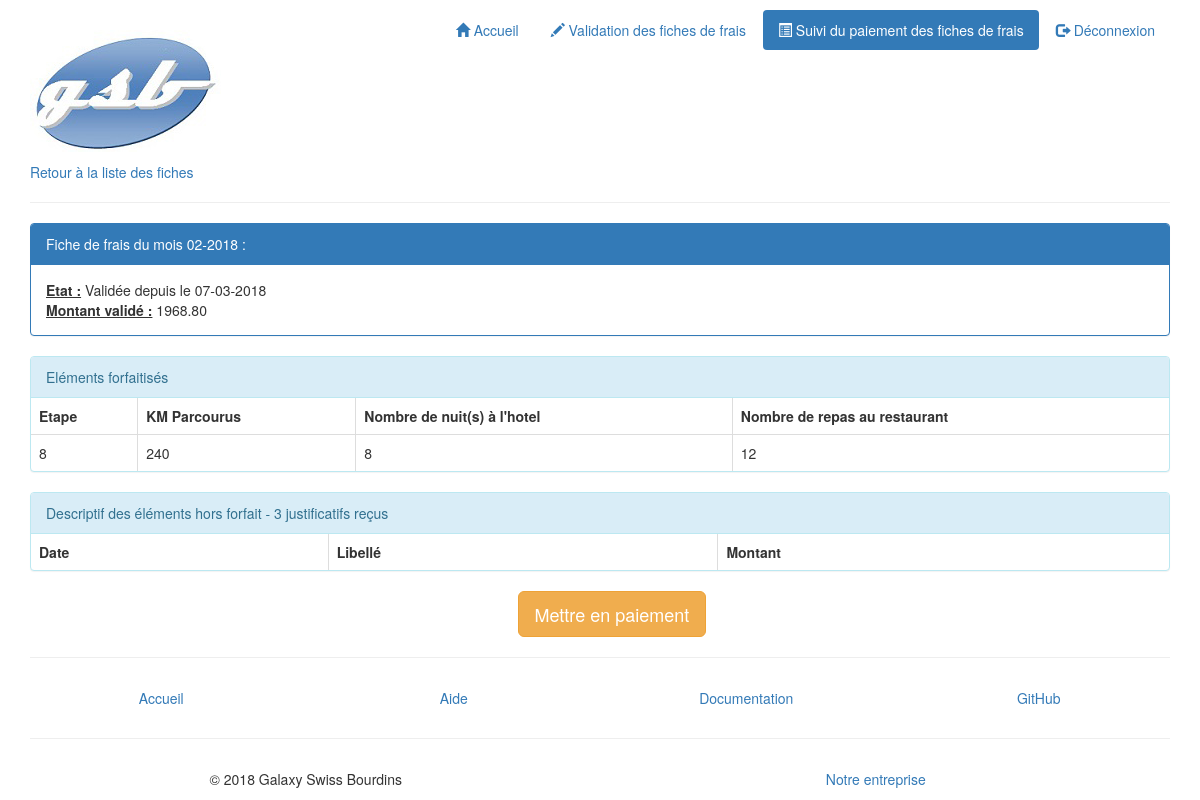
/index.php?uc=suivreFicheFrais&action=afficherFiche&idVisiteur=3&mois=201802 (signed in), run on the app's committed database.
### tables this page shows
CREATE TABLE IF NOT EXISTS `pageuser` (
  `id` int(11) NOT NULL AUTO_INCREMENT,
  `uc` varchar(40) DEFAULT NULL,
  `idtypeuser` int(11) DEFAULT NULL,
  `libelle` varchar(40) DEFAULT NULL,
  `icon` varchar(30) DEFAULT NULL,
  PRIMARY KEY (`id`),
  KEY `idtypeuser` (`idtypeuser`)
);

CREATE TABLE IF NOT EXISTS `fichefrais` (
  `iduser` int(11) NOT NULL,
  `mois` char(6) NOT NULL,
  `nbjustificatifs` int(11) DEFAULT NULL,
  `montantvalide` decimal(10,2) DEFAULT NULL,
  `datemodif` date DEFAULT NULL,
  `idetat` char(2) DEFAULT 'CR',
  `idcomptable` int(11) DEFAULT NULL,
  PRIMARY KEY (`iduser`,`mois`),
  KEY `idetat` (`idetat`),
  KEY `fk_idcomptable_user` (`idcomptable`)
);

CREATE TABLE IF NOT EXISTS `etat` (
  `id` char(2) NOT NULL,
  `libelle` varchar(30) DEFAULT NULL,
  PRIMARY KEY (`id`)
);

CREATE TABLE IF NOT EXISTS `lignefraisforfait` (
  `iduser` int(11) NOT NULL,
  `mois` char(6) NOT NULL,
  `idfraisforfait` char(3) NOT NULL,
  `quantite` int(11) DEFAULT NULL,
  PRIMARY KEY (`iduser`,`mois`,`idfraisforfait`),
  KEY `idfraisforfait` (`idfraisforfait`)
);

CREATE TABLE IF NOT EXISTS `fraisforfait` (
  `id` char(3) NOT NULL,
  `description` varchar(30) DEFAULT NULL,
  `montant` decimal(5,2) DEFAULT NULL,
  `libelle` varchar(30) DEFAULT NULL,
  PRIMARY KEY (`id`)
);

### includes/fct.inc.php (called while the page is built, shortened)
<?php
function estConnecte()
{
    if(isset($_SESSION['idUser'])){
        return true;
    } else {
        return false;
    }
}
function dateAnglaisVersFrancais($dateEN)
{
    return date("d-m-Y", strtotime($dateEN));
}

### includes/class.pdogsb.inc.php (called while the page is built, shortened)
<?php
class PdoGsb
{
    private static $serveur = 'mysql:host=localhost';
    private static $bdd = 'dbname=gsb_frais';
    private static $user = 'admin';
    private static $mdp = 'admin';
    private static $monPdo;
    private static $monPdoGsb = null;
    private function __construct()
    {
        PdoGsb::$monPdo = new PDO(
            PdoGsb::$serveur . ';' . PdoGsb::$bdd,
            PdoGsb::$user,
            PdoGsb::$mdp
        );
        PdoGsb::$monPdo->query('SET CHARACTER SET utf8');
    }
    public static function getPdoGsb()
    {
        if (PdoGsb::$monPdoGsb == null) {
            PdoGsb::$monPdoGsb = new PdoGsb();
        }
        return PdoGsb::$monPdoGsb;
    }
    public function getPageUserList($idTypeUser){
        $requetePrepare = PdoGsb::$monPdo->prepare(
           "SELECT * "
            ."FROM pageuser "
                . "WHERE idtypeuser = :idtypeuser"
        );
        $requetePrepare->bindParam(':idtypeuser', $idTypeUser, PDO::PARAM_STR);
        $requetePrepare->execute();
        return $requetePrepare->fetchAll();
    }
    public function getLesFraisForfait($idVisiteur, $mois)
    {
        $requetePrepare = PdoGSB::$monPdo->prepare('
            SELECT fraisforfait.id AS idfrais, fraisforfait.libelle AS libelle,
            lignefraisforfait.quantite AS quantite,
            lignefraisforfait.idfraisforfait AS idfraisforfait
            FROM lignefraisforfait
            INNER JOIN fraisforfait
            ON fraisforfait.id = lignefraisforfait.idfraisforfait
            WHERE lignefraisforfait.iduser = :idVisiteur
            AND lignefraisforfait.mois = :mois
            ORDER BY lignefraisforfait.idfraisforfait
        ');
        $requetePrepare->bindParam(':idVisiteur', $idVisiteur, PDO::PARAM_STR);
        $requetePrepare->bindParam(':mois', $mois, PDO::PARAM_STR);
        $requetePrepare->execute();
        return $requetePrepare->fetchAll();
    }
    public function getLesInfosFicheFrais($idVisiteur, $mois)
    {
        $requetePrepare = PdoGSB::$monPdo->prepare(
            'SELECT fichefrais.idetat as idEtat, '
            . 'fichefrais.datemodif as dateModif,'
            . 'fichefrais.nbjustificatifs as nbJustificatifs, '
            . 'fichefrais.montantvalide as montantValide, '
            . 'etat.libelle as libEtat '
            . 'FROM fichefrais '
            . 'INNER JOIN etat ON fichefrais.idetat = etat.id '
            . 'WHERE fichefrais.iduser = :idVisiteur '
            . 'AND fichefrais.mois = :unMois'
        );
        $requetePrepare->bindParam(':idVisiteur', $idVisiteur, PDO::PARAM_STR);
        $requetePrepare->bindParam(':unMois', $mois, PDO::PARAM_STR);
        $requetePrepare->execute();
        $laLigne = $requetePrepare->fetch();
        return $laLigne;
    }
}

### vues/v_etatFrais.php (the view, shortened to what this page needs)
<hr>
<div class="panel panel-primary">
    <div class="panel-heading">Fiche de frais du mois
        <?php echo $numMois . '-' . $numAnnee ?> : </div>
    <div class="panel-body">
        <strong><u>Etat :</u></strong> <?php echo $libEtat ?>
        depuis le <?php echo $dateModif ?> <br>
        <strong><u>Montant validé :</u></strong> <?php echo $montantValide ?>
    </div>
</div>
<div class="panel panel-info">
    <div class="panel-heading">Eléments forfaitisés</div>
    <table class="table table-bordered table-responsive">
        <tr>
            <?php
            foreach ($lesFraisForfait as $unFraisForfait) {
                $libelle = $unFraisForfait['libelle']; ?>
            <th> <?php echo htmlspecialchars($libelle) ?></th>
                <?php
            }
            ?>
        </tr>
        <tr>
            <?php
            foreach ($lesFraisForfait as $unFraisForfait) {
                $quantite = $unFraisForfait['quantite']; ?>
            <td class="qteForfait"><?php echo $quantite ?> </td>
                <?php
            }
            ?>
        </tr>
    </table>
</div>
<div class="panel panel-info">
    <div class="panel-heading">Descriptif des éléments hors forfait -
        <?php echo $nbJustificatifs ?> justificatifs reçus</div>
    <table class="table table-bordered table-responsive">
        <tr>
            <th class="date">Date</th>
            <th class="libelle">Libellé</th>
            <th class='montant'>Montant</th>
        </tr>
    </table>
</div>

### vues/v_entete.php (shortened to what this page needs)
<!DOCTYPE html>
<html>
    <head>
        <link href="./styles/bootstrap/bootstrap.css" rel="stylesheet">
        <link href="./styles/style.css" rel="stylesheet">
    </head>
    <body>
        <div class="container">
           <?php if ($estConnecte) {
                $uc = filter_input(INPUT_GET, 'uc', FILTER_SANITIZE_STRING);
            ?>
            <div class="header">
                <div class="row vertical-align">
                    <div class="col-md-4">
                        <h1>
                            <img src="./images/logo.jpg" class="img-responsive"
                                 alt="Laboratoire Galaxy-Swiss Bourdin"
                                 title="Laboratoire Galaxy-Swiss Bourdin">
                        </h1>
                    </div>
                    <div class="col-md-8">
                        <ul class="nav nav-pills pull-right" role="tablist">
                            <li <?php if (!$uc || $uc == 'accueil') { ?>class="active"<?php } ?>>
                                <a href="index.php">
                                    <span class="glyphicon glyphicon-home"></span>
                                    Accueil
                                </a>
                            </li>
                        <?php
                        if(isset($pageUserList)){
                              foreach($pageUserList as $pageUser){
                                  ?>
                            <li <?php if ($uc == $pageUser['uc']) { ?>class="active"<?php } ?>>
                                <a href="index.php?uc=<?php echo $pageUser['uc']?>">
                                    <span class="glyphicon glyphicon-<?php echo $pageUser['icon'] ?>"></span>
                                    <?php echo $pageUser['libelle'] ?>
                                </a>
                            </li>
                            <?php
                              }
                         }
                        ?>
                            <li <?php if ($uc == 'deconnexion') { ?>class="active"<?php } ?>>
                                <a href="index.php?uc=deconnexion&action=demandeDeconnexion">
                                    <span class="glyphicon glyphicon-log-out"></span>
                                    Déconnexion
                                </a>
                            </li>
                        </ul>
                    </div>
                </div>
            </div>
                <?php
        }

### vues/v_suivreFicheFrais_afficherFiche.php (shortened to what this page needs)
<a href="/index.php?uc=suivreFicheFrais">Retour à la liste des fiches</a>
<?php
$numAnnee = substr($mois, 0, 4);
$numMois = substr($mois, 4, 2);
include 'v_etatFrais.php';
if($idEtat == "VA"){
    $buttonText = 'Mettre en paiement';
    $class = 'warning';
} elseif($idEtat == "PM"){
    $buttonText = 'Indiquer comme Remboursée';
    $class = 'info';
}
?>
<div class="row">
    <div class="col-md-2 col-md-offset-5">
        <form id="majFiche" action="/index.php?uc=suivreFicheFrais&action=majFiche" method="post"
              role="form">
            <button type="submit" form="majFiche"
                    class="btn btn-lg btn-<?php echo $class; ?>"
                    onclick="return confirm('Voulez-vous vraiment <?php echo $buttonText ?> cette fiche?');">
            <?php echo $buttonText ?>
            </button>
        </form>
    </div>
</div>

### styles/style.css (style rules this page uses)
.header { margin-top: 10px; }

### data on the page
pageuser: libelle "Validation des fiches de frais"
pageuser: libelle "Suivi du paiement des fiches de frais"
fichefrais: idetat.libelle "Validée", datemodif "07-03-2018", montantvalide "1968.80", nbjustificatifs "3", idetat "Mettre en paiement"
lignefraisforfait: idfraisforfait.libelle "Etape", quantite "8"
lignefraisforfait: idfraisforfait.libelle "KM Parcourus", quantite "240"
lignefraisforfait: idfraisforfait.libelle "Nombre de nuit(s) à l'hotel", quantite "8"
lignefraisforfait: idfraisforfait.libelle "Nombre de repas au restaurant", quantite "12"

### other printed values
$numMois "02"
$numAnnee "2018"
